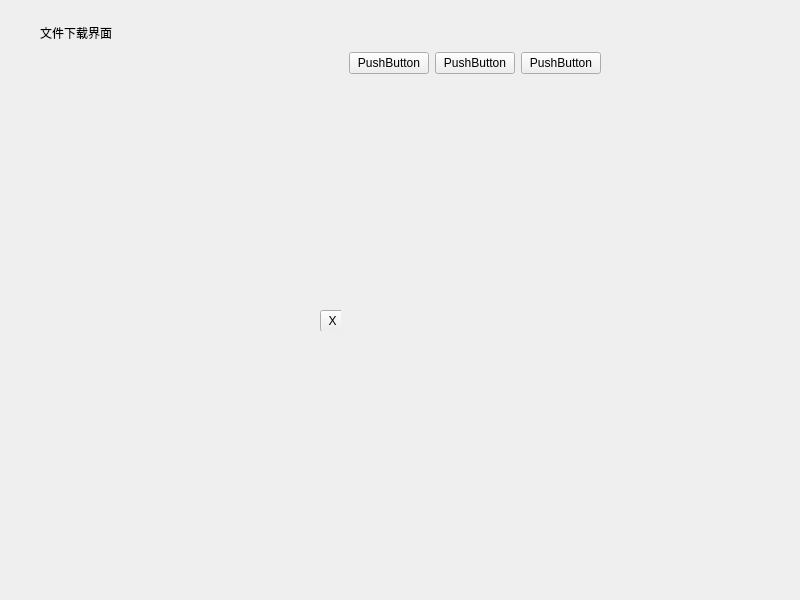
<?xml version="1.0" encoding="UTF-8"?>
<ui version="4.0">
 <class>SubMain</class>
 <widget class="QMainWindow" name="SubMain">
  <property name="geometry">
   <rect>
    <x>0</x>
    <y>0</y>
    <width>800</width>
    <height>600</height>
   </rect>
  </property>
  <property name="windowTitle">
   <string>MainWindow</string>
  </property>
  <property name="windowIcon">
   <iconset>
    <normaloff>:/asset/logo.ico</normaloff>:/asset/logo.ico</iconset>
  </property>
  <widget class="QWidget" name="centralwidget">
   <widget class="QWidget" name="widget_download" native="true">
    <property name="geometry">
     <rect>
      <x>40</x>
      <y>20</y>
      <width>561</width>
      <height>231</height>
     </rect>
    </property>
    <layout class="QVBoxLayout" name="layout_downloads">
     <property name="sizeConstraint">
      <enum>QLayout::SetMinAndMaxSize</enum>
     </property>
     <item>
      <widget class="QLabel" name="label">
       <property name="minimumSize">
        <size>
         <width>0</width>
         <height>26</height>
        </size>
       </property>
       <property name="text">
        <string>文件下载界面</string>
       </property>
      </widget>
     </item>
     <item>
      <layout class="QHBoxLayout" name="horizontalLayout">
       <item>
        <spacer name="horizontalSpacer">
         <property name="orientation">
          <enum>Qt::Horizontal</enum>
         </property>
         <property name="sizeHint" stdset="0">
          <size>
           <width>40</width>
           <height>20</height>
          </size>
         </property>
        </spacer>
       </item>
       <item>
        <widget class="QPushButton" name="pushButton_4">
         <property name="text">
          <string>PushButton</string>
         </property>
        </widget>
       </item>
       <item>
        <widget class="QPushButton" name="pushButton_3">
         <property name="text">
          <string>PushButton</string>
         </property>
        </widget>
       </item>
       <item>
        <widget class="QPushButton" name="pushButton_2">
         <property name="text">
          <string>PushButton</string>
         </property>
        </widget>
       </item>
      </layout>
     </item>
     <item>
      <layout class="QVBoxLayout" name="verticalLayout_download"/>
     </item>
     <item>
      <spacer name="verticalSpacer_2">
       <property name="orientation">
        <enum>Qt::Vertical</enum>
       </property>
       <property name="sizeHint" stdset="0">
        <size>
         <width>20</width>
         <height>40</height>
        </size>
       </property>
      </spacer>
     </item>
    </layout>
   </widget>
   <widget class="QWidget" name="widget_TabClose" native="true">
    <property name="geometry">
     <rect>
      <x>320</x>
      <y>310</y>
      <width>21</width>
      <height>21</height>
     </rect>
    </property>
    <widget class="QToolButton" name="toolButton">
     <property name="geometry">
      <rect>
       <x>0</x>
       <y>0</y>
       <width>25</width>
       <height>22</height>
      </rect>
     </property>
     <property name="text">
      <string>X</string>
     </property>
    </widget>
   </widget>
  </widget>
 </widget>
 <resources/>
 <connections/>
</ui>
